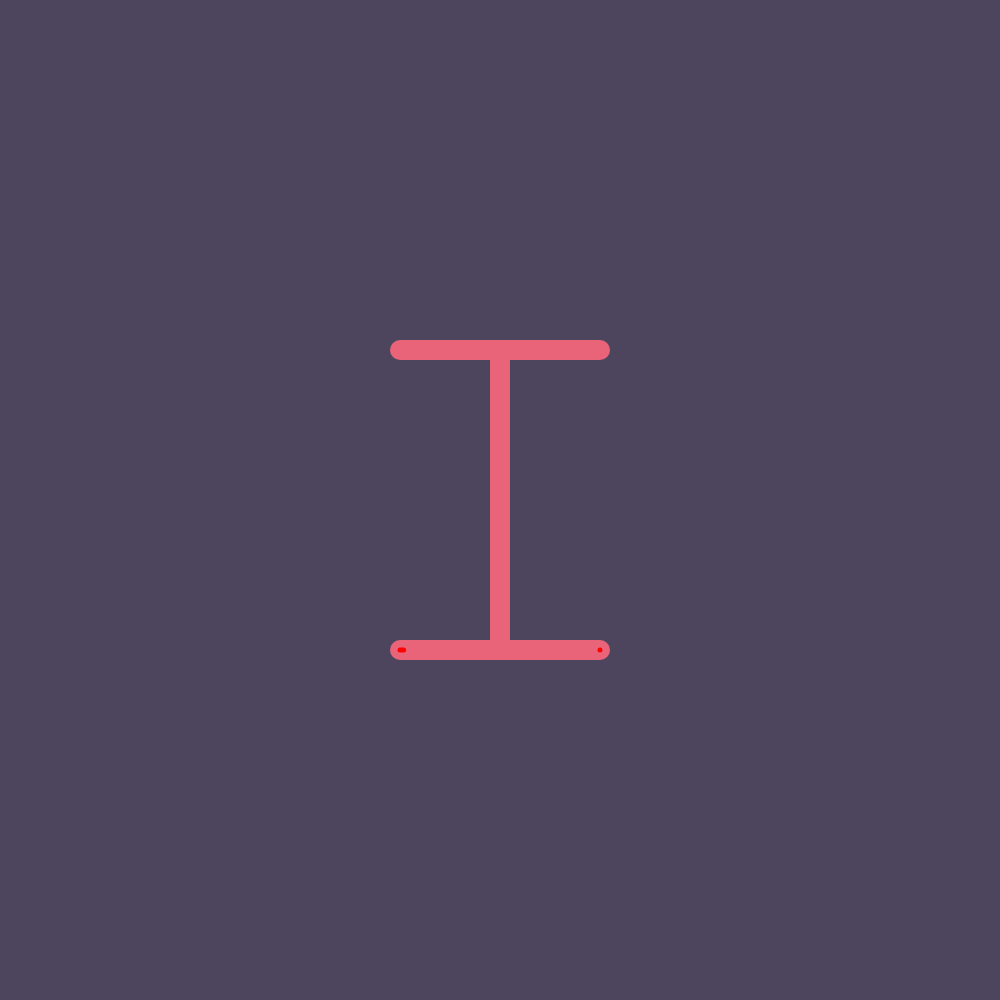
Frame 1 (no input)
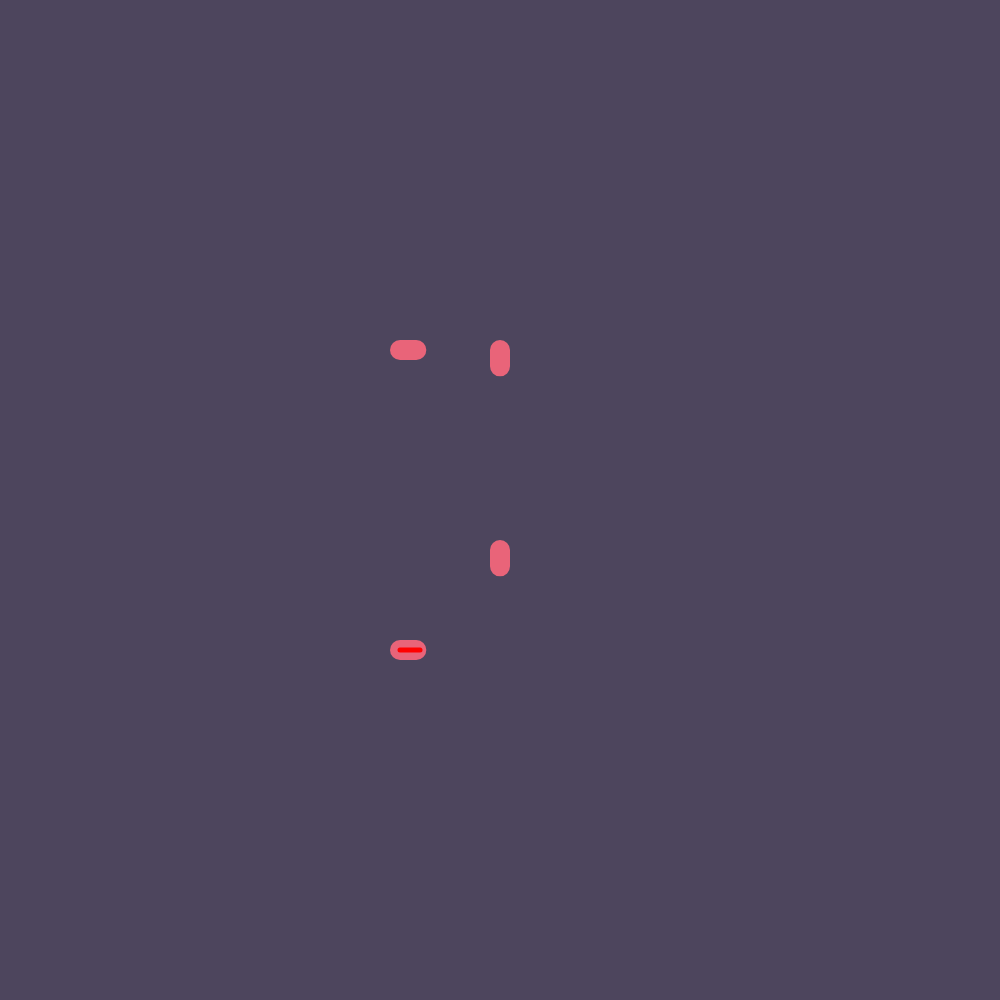
Frame 60 (no input)
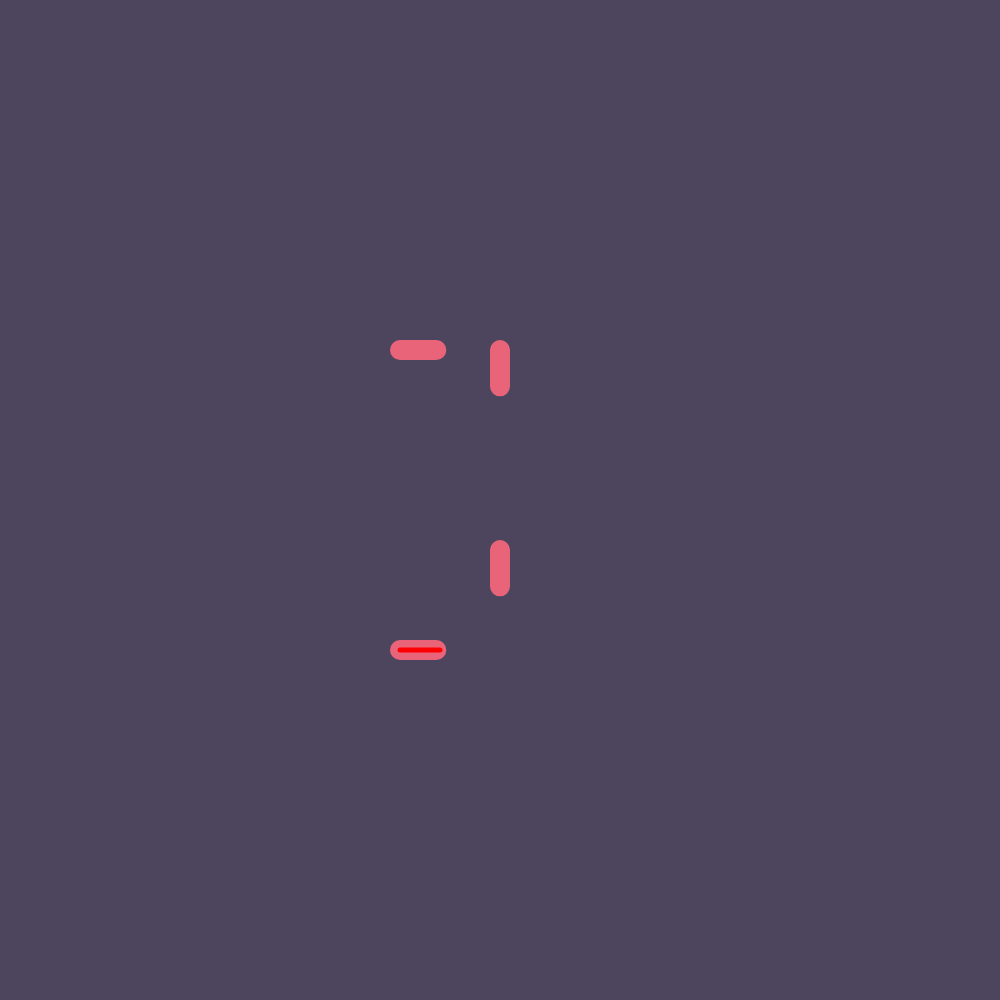
Frame 120 (the mouse pressed at the canvas centre since frame 60)

The p5.js sketch that drew these frames (run headless with seeded random() and noise() and a simulated clock; from frame 60 on, the mouse is pressed at the canvas centre):

// p5.js sketch
// ── sketch.js
function setup() {
    createCanvas(1000, 1000);
  }
  
  function draw() {
    background(77, 69, 93);
    
    // here are variables for the position and size of the letter
    let xPos = width / 2;
    let yPos = height / 2;
    let letterWidth = 200;
    let letterHeight = 300;
    
    // Drawing the outline of the letter 'I'
    stroke(233, 100, 121);
    strokeWeight(20);
    line(xPos, yPos - letterHeight / 2, xPos, yPos + letterHeight / 2); // vertical line
    line(xPos - letterWidth / 2, yPos - letterHeight / 2, xPos + letterWidth / 2, yPos - letterHeight / 2); // top horizontal line
    line(xPos - letterWidth / 2, yPos + letterHeight / 2, xPos + letterWidth / 2, yPos + letterHeight / 2); // bottom horizontal line
    
    // Animate the drawing of the letter
    let progress = (millis() / 2000 + frameCount / 100) % 1; // progress from 0 to 1 over 2 seconds, looped
    let dashLength = progress * letterWidth; // length of the dashed line to draw
    stroke(255, 0, 0);
    strokeWeight(5);
    drawingContext.setLineDash([dashLength, letterWidth - dashLength]); // set the dash pattern for the line
    line(xPos - letterWidth / 2, yPos + letterHeight / 2, xPos + letterWidth / 2, yPos + letterHeight / 2); // draw the bottom horizontal line
  }
  
